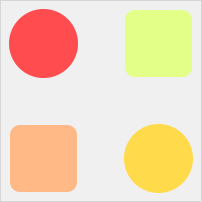
#> input picture media/back.png, 202 x 202 px
$ python test-08-shift-color.py
#> lines starting #> are read from the running program, lines starting #| are printed output that depends on the picture
### scripts/backend.py
import cv2

# This is backend; you can use any other module you want

def imread(pth):
#> called with pth = 'media/back.png'
    return cv2.imread(pth,-1)
#> returned value is the input picture: shape (202, 202, 3); mean B, G, R 187, 218.2, 242.4

def imwrite(pth,im):
    cv2.imwrite(pth,im)

def imshow(title,im):
    cv2.imshow(title,im)
    cv2.waitKey(0)

def resize(im,newSize):
    return cv2.resize(im, newSize)

### scripts/nsproc.py
import scripts.nsmath as nmth
import numpy as np
import math


def fill(im, pos=(0, 0), color=(0, 0, 0), diff=0):
    pass


# [12 lines left out: functions treshChannel, treshSimple, not called in this run]


GRAY_MODE_A = 1
GRAY_MODE_B = 2
GRAY_MODE_C = 3


# [10 lines left out: function toGray, not called in this run]


def toBGR(im):
    return merge(im, im, im)


def split(im):
    # FIXME: can you make this more global
    c1 = im[:, :, 0]
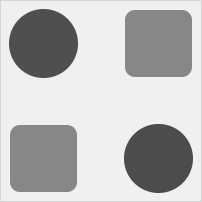
#> c1: shape (202, 202); min 76, max 240, mean 187
    c2 = im[:, :, 1]
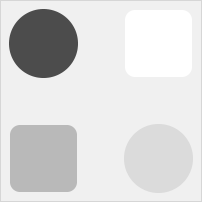
#> c2: shape (202, 202); min 76, max 255, mean 218.2
    c3 = im[:, :, 2]
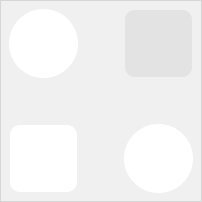
#> c3: shape (202, 202); min 214, max 255, mean 242.4
    return c1, c2, c3


def merge(c1, c2, c3):
    return np.dstack((c1, c2, c3))


def tinning(im):
    pass


def ticking(im):
    pass


KERNEL_TYPE_RECT = 1
KERNEL_TYPE_CIRCULAR = 2
KERNEL_TYPE_CIRCULAR_FADE = 3
KERNEL_TYPE_CIRCULAR_EDGE_FADE=4


# [32 lines left out: function kernel, not called in this run]

### scripts/nssys.py
from datetime import datetime


def execMonitor(func, printTime=True):
    t1 = datetime.now()
    func()
    t2 = datetime.now()
    t2 = t2-t1
    if printTime:
        print(f"Exec time of({type(func)}): {str(t2)}")
    return t2

### scripts/nscolor.py
#########################################################
# Author: sh-navid
#########################################################
'''
'''
#########################################################
# Add preprocessors
#########################################################
import random
import math
import numpy as np
import scripts.nsproc as proc
import scripts.nsmath as nmth
import scripts.nsarray as arr

#########################################################
# CONSTANTS
#########################################################

#########################################################
# Functions
#########################################################


def randomColor(min=0, max=255):
    return tuple([random.randint(min, max) for _ in [0, 1, 2]])


def randomLightColors():
    return randomColor(127, 255)


def randomDarkColors():
    return randomColor(0, 127)


def shiftChannel(im, channel=0,shift=30):
    channels = np.array(proc.split(im))
    channels[:][channel] = shift
#> (the run stopped early here; a loop or call above may not have finished)
